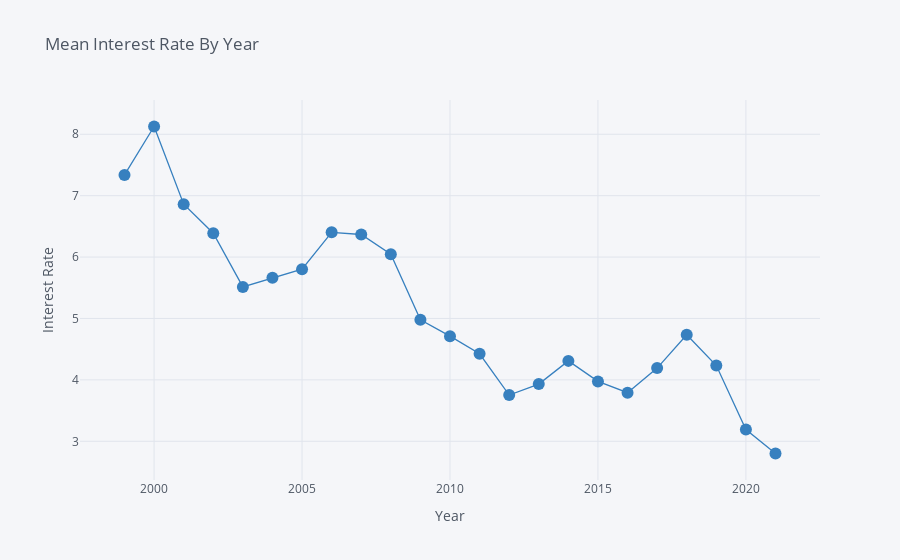

This figure's notebook cell:
### Code cell
orgin_df.groupby('Year')['int_rt'].mean().iplot(
    yTitle='Interest Rate',
    xTitle='Year',
    title='Mean Interest Rate By Year',
    colors='Blue',
    mode='lines+markers')

### Figure 1 — Plotly figure (JSON) as saved in the notebook; plotly's stock layout.template omitted (floating-point values rounded to 4 significant figures)
{"data": [{"line": {"color": "rgba(55, 128, 191, 1.0)", "dash": "solid", "shape": "linear", "width": 1.3}, "marker": {"size": 12, "symbol": "circle"}, "mode": "lines+markers", "name": "int_rt", "text": "", "type": "scatter", "x": [1999, 2000, 2001, 2002, 2003, 2004, 2005, 2006, 2007, 2008, 2009, 2010, 2011, 2012, 2013, 2014, 2015, 2016, 2017, 2018, 2019, 2020, 2021], "y": [7.339, 8.127, 6.861, 6.389, 5.514, 5.663, 5.802, 6.403, 6.368, 6.046, 4.979, 4.712, 4.426, 3.754, 3.932, 4.31, 3.976, 3.791, 4.193, 4.736, 4.234, 3.192, 2.801]}], "layout": {"legend": {"bgcolor": "#F5F6F9", "font": {"color": "#4D5663"}}, "paper_bgcolor": "#F5F6F9", "plot_bgcolor": "#F5F6F9", "title": {"font": {"color": "#4D5663"}, "text": "Mean Interest Rate By Year"}, "xaxis": {"gridcolor": "#E1E5ED", "showgrid": true, "tickfont": {"color": "#4D5663"}, "title": {"font": {"color": "#4D5663"}, "text": "Year"}, "zerolinecolor": "#E1E5ED"}, "yaxis": {"gridcolor": "#E1E5ED", "showgrid": true, "tickfont": {"color": "#4D5663"}, "title": {"font": {"color": "#4D5663"}, "text": "Interest Rate"}, "zerolinecolor": "#E1E5ED"}}}
